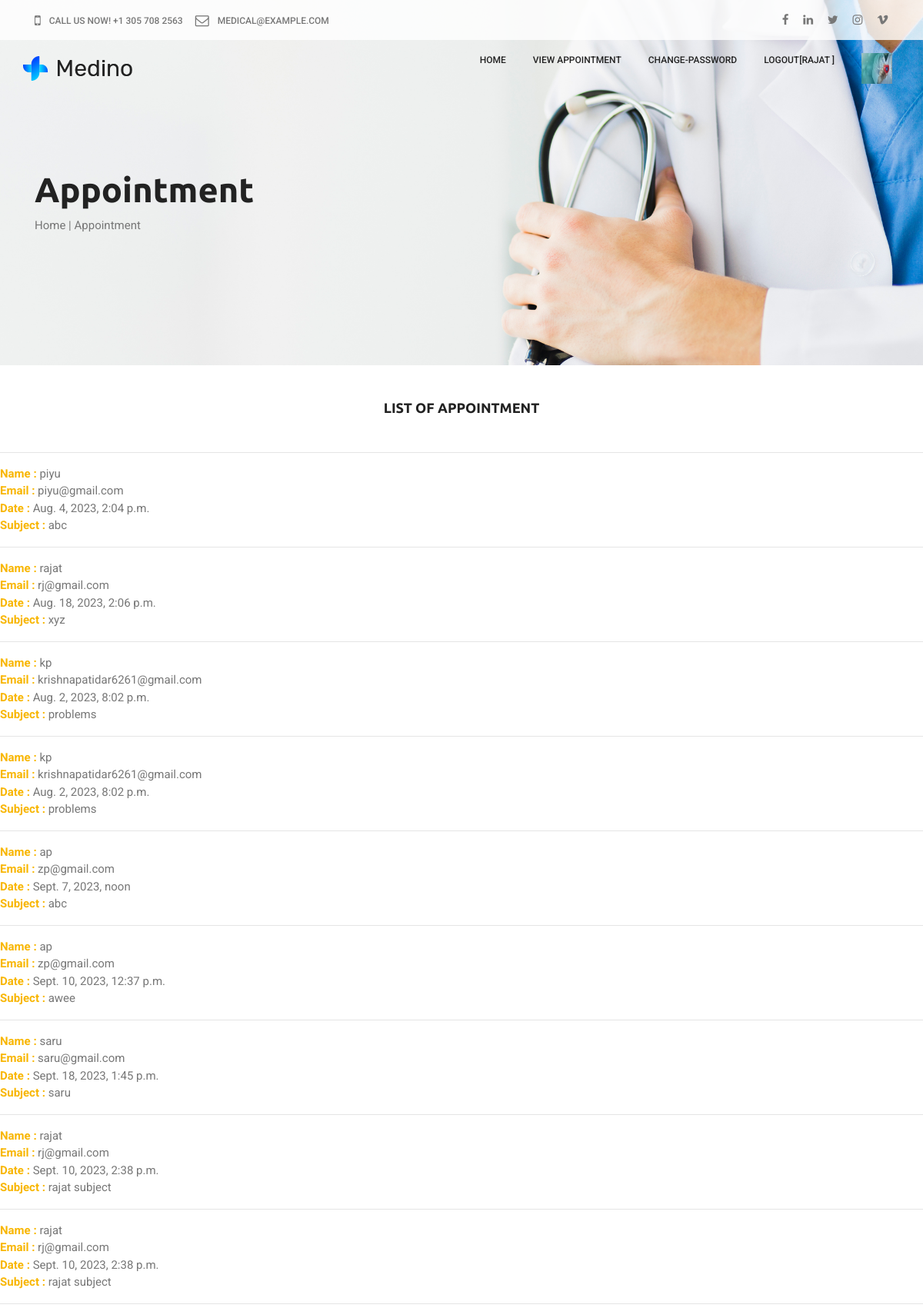
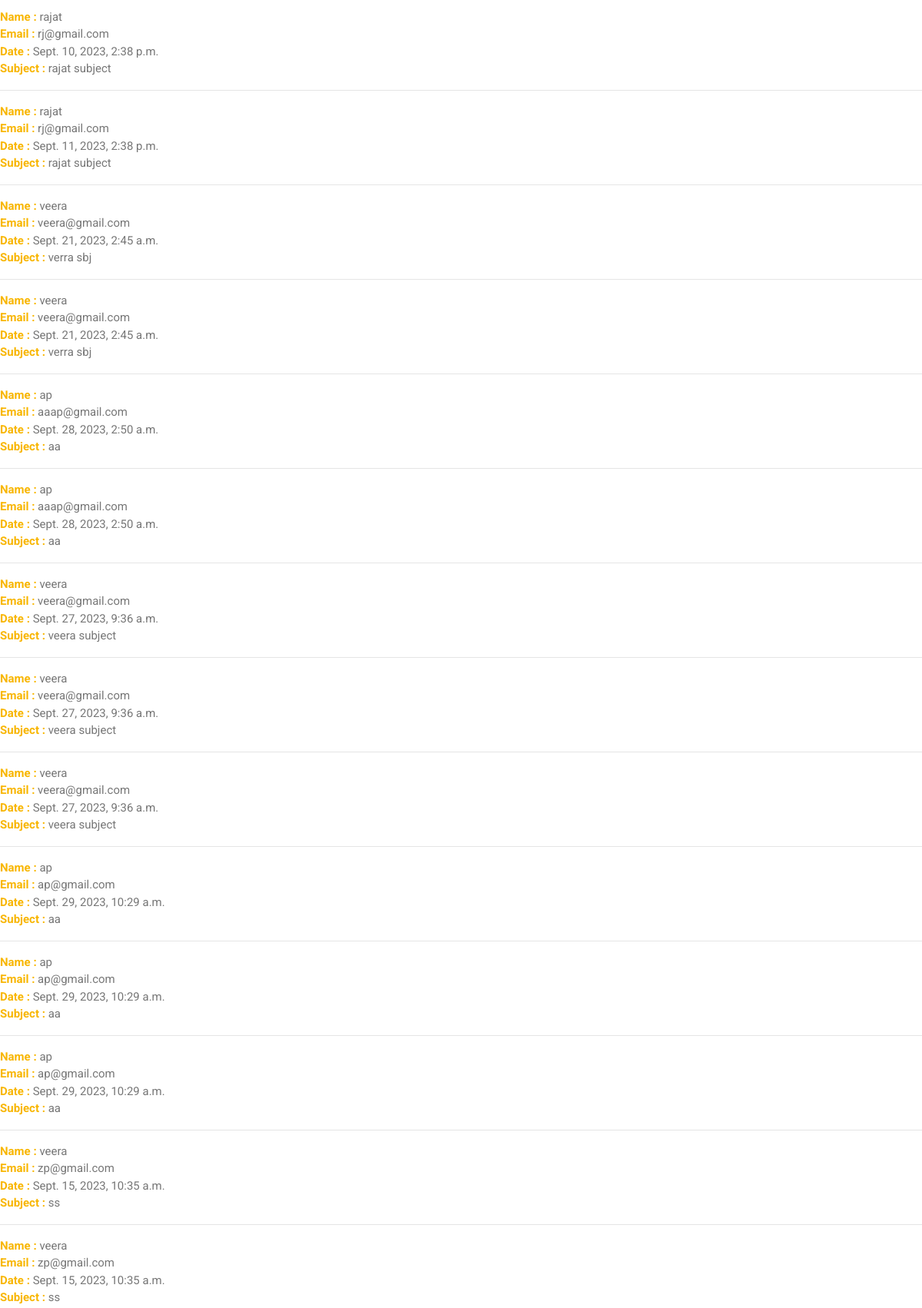
The app's page /dr-view-appointment/ (signed in, upper part) with its own data (2 pictures, top to bottom).
### a_doctors/models.py (models this page shows, shortened)
class Appointment(models.Model):
    name=models.CharField(max_length=100)
    email=models.EmailField()
    date=models.DateTimeField('%Y-%m-%d')
    subject=models.TextField()

### a_doctors/views.py (the view)
# urls.py: path('dr-view-appointment/',views.dr_view_appointment,name='dr-view-appointment'),
def dr_view_appointment(request):
    view_appointment=Appointment.objects.all()
    return render(request,'dr-view-appointment.html',{'view_appointment':view_appointment})

### a_doctors/templates/dr-view-appointment.html (shortened to what this page needs)
{% extends 'doctor-header.html' %}
{% load static %}
{% block content %}
<!DOCTYPE html>
<html lang="en">
<head>
</head>
<body>
    <section class="banner-area other-page">
        <div class="container">
            <div class="row">
                <div class="col-lg-12">
                    <h1>Appointment</h1>
                    <a href="{% url 'index' %}">Home</a> <span>|</span> <a href="{% url 'dr-view-appointment' %}">Appointment</a>
                </div>
            </div>
        </div>
    </section>
    <br>
    <br>
    <h3 align="center"> List Of Appointment </h3>
    <br>
    <hr>
    {% for i in view_appointment %}
    <b>Name : </b>{{i.name}}<br>
    <b>Email : </b> {{i.email}}<br>
    <b>Date : </b> {{i.date}}<br>
    <b>Subject : </b> {{i.subject}}<br><hr>
    {% endfor %}
<br>
<br>
</body>
</html>
{% endblock %}

### records on screen
Appointment: name "piyu", email "piyu@gmail.com", date "Aug. 4, 2023, 2:04 p.m.", subject "abc"
Appointment: name "rajat", email "rj@gmail.com", date "Aug. 18, 2023, 2:06 p.m.", subject "xyz"
Appointment: name "kp", email "krishnapatidar6261@gmail.com", date "Aug. 2, 2023, 8:02 p.m.", subject "problems"
Appointment: name "kp", email "krishnapatidar6261@gmail.com", date "Aug. 2, 2023, 8:02 p.m.", subject "problems"
Appointment: name "ap", email "zp@gmail.com", date "Sept. 7, 2023, noon", subject "abc"
Appointment: name "ap", email "zp@gmail.com", date "Sept. 10, 2023, 12:37 p.m.", subject "awee"
Appointment: name "saru", email "saru@gmail.com", date "Sept. 18, 2023, 1:45 p.m.", subject "saru"
Appointment: name "rajat", email "rj@gmail.com", date "Sept. 10, 2023, 2:38 p.m.", subject "rajat subject"
Appointment: name "rajat", email "rj@gmail.com", date "Sept. 10, 2023, 2:38 p.m.", subject "rajat subject"
Appointment: name "rajat", email "rj@gmail.com", date "Sept. 10, 2023, 2:38 p.m.", subject "rajat subject"
Appointment: name "rajat", email "rj@gmail.com", date "Sept. 11, 2023, 2:38 p.m.", subject "rajat subject"
Appointment: name "veera", email "veera@gmail.com", date "Sept. 21, 2023, 2:45 a.m.", subject "verra sbj"
Appointment: name "veera", email "veera@gmail.com", date "Sept. 21, 2023, 2:45 a.m.", subject "verra sbj"
Appointment: name "ap", email "aaap@gmail.com", date "Sept. 28, 2023, 2:50 a.m.", subject "aa"
Appointment: name "ap", email "aaap@gmail.com", date "Sept. 28, 2023, 2:50 a.m.", subject "aa"
Appointment: name "veera", email "veera@gmail.com", date "Sept. 27, 2023, 9:36 a.m.", subject "veera subject"
Appointment: name "veera", email "veera@gmail.com", date "Sept. 27, 2023, 9:36 a.m.", subject "veera subject"
Appointment: name "veera", email "veera@gmail.com", date "Sept. 27, 2023, 9:36 a.m.", subject "veera subject"
Appointment: name "ap", email "ap@gmail.com", date "Sept. 29, 2023, 10:29 a.m.", subject "aa"
Appointment: name "ap", email "ap@gmail.com", date "Sept. 29, 2023, 10:29 a.m.", subject "aa"
Appointment: name "ap", email "ap@gmail.com", date "Sept. 29, 2023, 10:29 a.m.", subject "aa"
Appointment: name "veera", email "zp@gmail.com", date "Sept. 15, 2023, 10:35 a.m.", subject "ss"
Appointment: name "veera", email "zp@gmail.com", date "Sept. 15, 2023, 10:35 a.m.", subject "ss"

### other values on screen
{{ request.session.fname }} "RAJAT"
